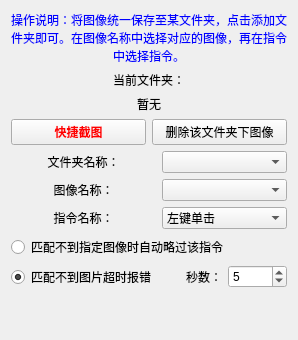
     <widget class="QWidget" name="tab">
      <attribute name="title">
       <string>图像点击</string>
      </attribute>
      <layout class="QVBoxLayout" name="verticalLayout_12">
       <item>
        <widget class="QLabel" name="label">
         <property name="palette">
          <palette>
           <active>
            <colorrole role="WindowText">
             <brush brushstyle="SolidPattern">
              <color alpha="255">
               <red>0</red>
               <green>0</green>
               <blue>255</blue>
              </color>
             </brush>
            </colorrole>
           </active>
           <inactive>
            <colorrole role="WindowText">
             <brush brushstyle="SolidPattern">
              <color alpha="255">
               <red>0</red>
               <green>0</green>
               <blue>255</blue>
              </color>
             </brush>
            </colorrole>
           </inactive>
           <disabled>
            <colorrole role="WindowText">
             <brush brushstyle="SolidPattern">
              <color alpha="255">
               <red>120</red>
               <green>120</green>
               <blue>120</blue>
              </color>
             </brush>
            </colorrole>
           </disabled>
          </palette>
         </property>
         <property name="text">
          <string>操作说明：将图像统一保存至某文件夹，点击添加文件夹即可。在图像名称中选择对应的图像，再在指令中选择指令。</string>
         </property>
         <property name="alignment">
          <set>Qt::AlignCenter</set>
         </property>
         <property name="wordWrap">
          <bool>true</bool>
         </property>
        </widget>
       </item>
       <item>
        <layout class="QVBoxLayout" name="verticalLayout_2">
         <item>
          <layout class="QVBoxLayout" name="verticalLayout">
           <item>
            <widget class="QLabel" name="label_2">
             <property name="text">
              <string>当前文件夹：</string>
             </property>
             <property name="alignment">
              <set>Qt::AlignCenter</set>
             </property>
            </widget>
           </item>
           <item>
            <widget class="QLabel" name="label_3">
             <property name="text">
              <string>暂无</string>
             </property>
             <property name="alignment">
              <set>Qt::AlignCenter</set>
             </property>
             <property name="wordWrap">
              <bool>true</bool>
             </property>
            </widget>
           </item>
          </layout>
         </item>
        </layout>
       </item>
       <item>
        <layout class="QHBoxLayout" name="horizontalLayout_4">
         <item>
          <widget class="QPushButton" name="pushButton">
           <property name="palette">
            <palette>
             <active>
              <colorrole role="ButtonText">
               <brush brushstyle="SolidPattern">
                <color alpha="255">
                 <red>255</red>
                 <green>0</green>
                 <blue>0</blue>
                </color>
               </brush>
              </colorrole>
             </active>
             <inactive>
              <colorrole role="ButtonText">
               <brush brushstyle="SolidPattern">
                <color alpha="255">
                 <red>255</red>
                 <green>0</green>
                 <blue>0</blue>
                </color>
               </brush>
              </colorrole>
             </inactive>
             <disabled>
              <colorrole role="ButtonText">
               <brush brushstyle="SolidPattern">
                <color alpha="255">
                 <red>120</red>
                 <green>120</green>
                 <blue>120</blue>
                </color>
               </brush>
              </colorrole>
             </disabled>
            </palette>
           </property>
           <property name="font">
            <font>
             <family>微软雅黑</family>
             <weight>75</weight>
             <bold>true</bold>
            </font>
           </property>
           <property name="text">
            <string>快捷截图</string>
           </property>
          </widget>
         </item>
         <item>
          <widget class="QPushButton" name="pushButton_7">
           <property name="text">
            <string>删除该文件夹下图像</string>
           </property>
          </widget>
         </item>
        </layout>
       </item>
       <item>
        <layout class="QGridLayout" name="gridLayout">
         <item row="1" column="1">
          <widget class="QComboBox" name="comboBox"/>
         </item>
         <item row="0" column="0">
          <widget class="QLabel" name="label_36">
           <property name="text">
            <string>文件夹名称：</string>
           </property>
           <property name="alignment">
            <set>Qt::AlignCenter</set>
           </property>
          </widget>
         </item>
         <item row="2" column="1">
          <widget class="QComboBox" name="comboBox_2">
           <property name="currentIndex">
            <number>0</number>
           </property>
           <item>
            <property name="text">
             <string>左键单击</string>
            </property>
           </item>
           <item>
            <property name="text">
             <string>左键双击</string>
            </property>
           </item>
           <item>
            <property name="text">
             <string>右键单击</string>
            </property>
           </item>
           <item>
            <property name="text">
             <string>右键双击</string>
            </property>
           </item>
          </widget>
         </item>
         <item row="1" column="0">
          <widget class="QLabel" name="label_4">
           <property name="text">
            <string>图像名称：</string>
           </property>
           <property name="alignment">
            <set>Qt::AlignCenter</set>
           </property>
          </widget>
         </item>
         <item row="0" column="1">
          <widget class="QComboBox" name="comboBox_8">
           <property name="layoutDirection">
            <enum>Qt::LeftToRight</enum>
           </property>
           <property name="currentText">
            <string/>
           </property>
           <property name="insertPolicy">
            <enum>QComboBox::NoInsert</enum>
           </property>
           <property name="sizeAdjustPolicy">
            <enum>QComboBox::AdjustToContents</enum>
           </property>
          </widget>
         </item>
         <item row="2" column="0">
          <widget class="QLabel" name="label_5">
           <property name="text">
            <string>指令名称：</string>
           </property>
           <property name="alignment">
            <set>Qt::AlignCenter</set>
           </property>
          </widget>
         </item>
         <item row="4" column="1">
          <layout class="QHBoxLayout" name="horizontalLayout_15">
           <item>
            <widget class="QLabel" name="label_42">
             <property name="text">
              <string>秒数：</string>
             </property>
             <property name="alignment">
              <set>Qt::AlignRight|Qt::AlignTrailing|Qt::AlignVCenter</set>
             </property>
            </widget>
           </item>
           <item>
            <widget class="QSpinBox" name="spinBox_4">
             <property name="maximum">
              <number>9999</number>
             </property>
             <property name="value">
              <number>5</number>
             </property>
            </widget>
           </item>
          </layout>
         </item>
         <item row="3" column="0" colspan="2">
          <widget class="QRadioButton" name="radioButton_2">
           <property name="layoutDirection">
            <enum>Qt::LeftToRight</enum>
           </property>
           <property name="text">
            <string>匹配不到指定图像时自动略过该指令</string>
           </property>
          </widget>
         </item>
         <item row="4" column="0">
          <widget class="QRadioButton" name="radioButton_4">
           <property name="text">
            <string>匹配不到图片超时报错</string>
           </property>
           <property name="checked">
            <bool>true</bool>
           </property>
          </widget>
         </item>
        </layout>
       </item>
       <item>
        <spacer name="verticalSpacer_2">
         <property name="orientation">
          <enum>Qt::Vertical</enum>
         </property>
         <property name="sizeHint" stdset="0">
          <size>
           <width>20</width>
           <height>40</height>
          </size>
         </property>
        </spacer>
       </item>
      </layout>
     </widget>
